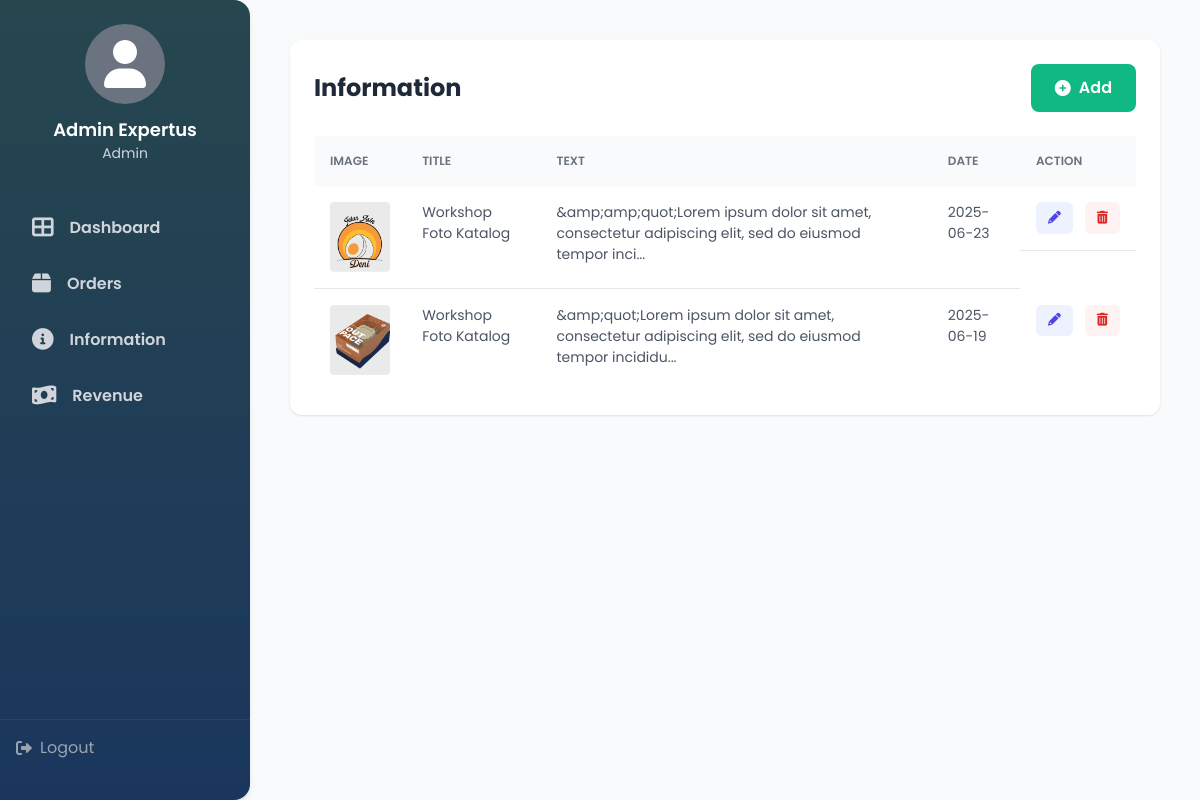
The app's page /Admin/Berita/index.php (signed in) with its own data.
### tables this page shows
CREATE TABLE `berita` (
  `IdBerita` int(11) NOT NULL,
  `IdAdmin` int(11) DEFAULT NULL,
  `Judul` varchar(200) DEFAULT NULL,
  `Img` varchar(255) DEFAULT NULL,
  `Date` date DEFAULT NULL,
  `Text` text DEFAULT NULL,
  `updated_at` date NOT NULL
);

### Admin/Berita/index.php (the view, shortened to what this page needs)
<?php
$all_information = [];
global $conn;
$sql_get_info = "SELECT IdBerita, Img, Judul, Text, Date FROM `berita` ORDER BY Date DESC, IdBerita DESC";
if ($result = $conn->query($sql_get_info)) {
    while ($row = $result->fetch_assoc()) {
        if (empty($row['Img']) || $row['Img'] === '0') {
            $row['Img_Display_Path'] = BASE_URL . '/public/images/default_placeholder.jpg';
        } else {
            $row['Img_Display_Path'] = BASE_URL . $row['Img'];
        }
        $all_information[] = $row;
    }
} else {
    $form_error = "Gagal mengambil data berita dari database: " . $conn->error;
}
?>
<!DOCTYPE html>
<html lang="en">
<head>
    <link href="https://cdn.jsdelivr.net/npm/tailwindcss@2.2.19/dist/tailwind.min.css" rel="stylesheet">
    <link rel="stylesheet" href="https://cdnjs.cloudflare.com/ajax/libs/font-awesome/6.0.0-beta3/css/all.min.css">
</head>
<body class="flex">
    <?php include dirname(__DIR__) . '/includes/sidebar.php'; ?>
    <div class="content">
        <div class="info-container">
            <div class="info-header">
                <h2>Information</h2>
                <a href="<?php echo BASE_URL; ?>/admin/Berita/input.php" class="add-btn">
                    <i class="fas fa-plus-circle"></i> Add
                </a>
            </div>
            <table class="info-table">
                <thead>
                    <tr>
                        <th>Image</th>
                        <th>Title</th>
                        <th>Text</th>
                        <th>Date</th>
                        <th>Action</th>
                    </tr>
                </thead>
                <tbody>
                    <?php if (empty($all_information)): ?>
                        <tr>
                            <td colspan="5" class="text-center py-4 text-gray-500">Tidak ada berita ditemukan.</td>
                        </tr>
                    <?php else: ?>
                        <?php foreach ($all_information as $info): ?>
                            <tr>
                                <td><img src="<?php echo htmlspecialchars($info['Img_Display_Path']); ?>" alt="<?php echo htmlspecialchars($info['Judul']); ?>"></td>
                                <td><?php echo htmlspecialchars($info['Judul']); ?></td>
                                <td><?php echo htmlspecialchars(mb_strimwidth($info['Text'], 0, 100, '...')); ?></td>
                                <td><?php echo htmlspecialchars($info['Date']); ?></td>
                                <td class="action-buttons">
                                    <a href="<?php echo BASE_URL; ?>/admin/Berita/input.php?id=<?php echo urlencode($info['IdBerita']); ?>" class="edit"><i class="fas fa-pencil-alt"></i></a>
                                    <form method="POST" action="" onsubmit="return confirm('Apakah Anda yakin ingin menghapus berita ini?');">
                                        <button type="submit" class="delete"><i class="fas fa-trash-alt"></i></button>
                                    </form>
                                </td>
                            </tr>
                        <?php endforeach; ?>
                    <?php endif; ?>
                </tbody>
            </table>
        </div>
    </div>
</body>
</html>

### Admin/Berita/index.php (style rules this page uses)
body { font-family: 'Poppins', sans-serif; background-color: #F8FAFB; }
.content { margin-left: 250px; padding: 2.5rem; min-height: 100vh; width: calc(100% - 250px); }
.info-container { background-color: white; border-radius: 0.75rem; box-shadow: 0 1px 3px rgba(0,0,0,0.08), 0 1px 2px rgba(0,0,0,0.04); padding: 1.5rem; margin-bottom: 2rem; opacity: 0; animation: fadeInMoveUp 0.6s ease-out 0.2s forwards; }
.info-header { display: flex; justify-content: space-between; align-items: center; margin-bottom: 1.5rem; }
.info-header h2 { font-size: 1.5rem; font-weight: 700; color: #1F2937; }
.add-btn { background-color: #10B981; color: white; padding: 0.75rem 1.5rem; border-radius: 0.5rem; font-weight: 600; display: flex; align-items: center; gap: 0.5rem; transition: background-color 0.2s; text-decoration: none; }
.info-table { width: 100%; border-collapse: collapse; }
.info-table thead th { padding: 1rem; text-align: left; background-color: #F9FAFB; font-size: 0.75rem; text-transform: uppercase; color: #6B7280; font-weight: 600; }
.info-table tbody td { padding: 1rem; vertical-align: top; border-bottom: 1px solid #E5E7EB; font-size: 0.875rem; color: #4B5563; }
.info-table tbody tr:last-child td { border-bottom: none; }
.info-table img { width: 100px; height: 70px; object-fit: cover; border-radius: 0.25rem; }
.action-buttons { display: flex; gap: 0.75rem; }
.action-buttons a { background-color: #EEF2FF; color: #4F46E5; padding: 0.6rem 0.75rem; border-radius: 0.375rem; text-decoration: none; font-size: 0.8rem; display: flex; align-items: center; justify-content: center; transition: background-color 0.2s, color 0.2s; }
.action-buttons button { background-color: #FEF2F2; color: #DC2626; padding: 0.6rem 0.75rem; border-radius: 0.375rem; text-decoration: none; font-size: 0.8rem; display: flex; align-items: center; justify-content: center; transition: background-color 0.2s, color 0.2s; border: none; cursor: pointer; }

### records on screen
berita: shows a picture, Judul "Workshop Foto Katalog", Text "&amp;amp;quot;Lorem ipsum dolor sit amet, consectetur adipiscing elit, sed do eiusmod tempor inci...", Date "2025-06-23"
berita: shows a picture, Judul "Workshop Foto Katalog", Text "&amp;quot;Lorem ipsum dolor sit amet, consectetur adipiscing elit, sed do eiusmod tempor incididu...", Date "2025-06-19"

### other values on screen
$admin_nama "Admin Expertus"
